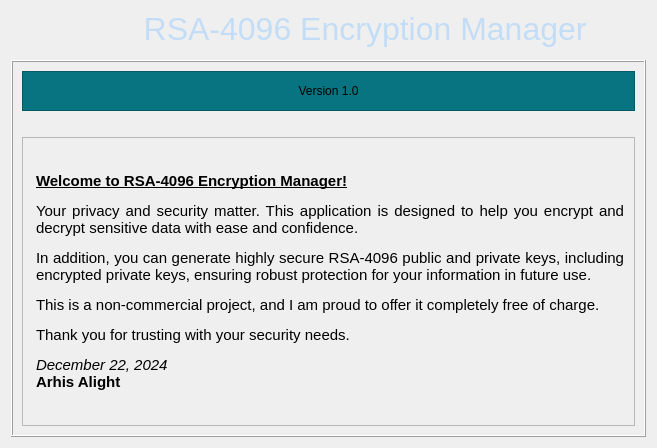
<?xml version="1.0" encoding="UTF-8"?>
<ui version="4.0">
 <class>About</class>
 <widget class="QWidget" name="About">
  <property name="geometry">
   <rect>
    <x>0</x>
    <y>0</y>
    <width>657</width>
    <height>448</height>
   </rect>
  </property>
  <property name="sizePolicy">
   <sizepolicy hsizetype="Fixed" vsizetype="Fixed">
    <horstretch>0</horstretch>
    <verstretch>0</verstretch>
   </sizepolicy>
  </property>
  <property name="minimumSize">
   <size>
    <width>657</width>
    <height>448</height>
   </size>
  </property>
  <property name="maximumSize">
   <size>
    <width>657</width>
    <height>448</height>
   </size>
  </property>
  <property name="windowTitle">
   <string>About</string>
  </property>
  <property name="windowIcon">
   <iconset resource="../icons.qrc">
    <normaloff>:/favicon/icons/maze.png</normaloff>:/favicon/icons/maze.png</iconset>
  </property>
  <layout class="QVBoxLayout" name="verticalLayout_2">
   <item>
    <layout class="QHBoxLayout" name="horizontalLayout">
     <item>
      <widget class="QLabel" name="label">
       <property name="maximumSize">
        <size>
         <width>100</width>
         <height>100</height>
        </size>
       </property>
       <property name="text">
        <string/>
       </property>
       <property name="pixmap">
        <pixmap resource="../icons.qrc">:/favicon/icons/maze.png</pixmap>
       </property>
       <property name="scaledContents">
        <bool>true</bool>
       </property>
       <property name="alignment">
        <set>Qt::AlignmentFlag::AlignCenter</set>
       </property>
      </widget>
     </item>
     <item>
      <widget class="QLabel" name="app_name_lb">
       <property name="styleSheet">
        <string notr="true">color: rgb(195, 221, 247);
font-size: 32px;</string>
       </property>
       <property name="text">
        <string>   RSA-4096 Encryption Manager</string>
       </property>
      </widget>
     </item>
    </layout>
   </item>
   <item>
    <spacer name="verticalSpacer">
     <property name="orientation">
      <enum>Qt::Orientation::Vertical</enum>
     </property>
     <property name="sizeType">
      <enum>QSizePolicy::Policy::Maximum</enum>
     </property>
     <property name="sizeHint" stdset="0">
      <size>
       <width>20</width>
       <height>7</height>
      </size>
     </property>
    </spacer>
   </item>
   <item>
    <widget class="QFrame" name="frame">
     <property name="frameShape">
      <enum>QFrame::Shape::Box</enum>
     </property>
     <property name="frameShadow">
      <enum>QFrame::Shadow::Raised</enum>
     </property>
     <layout class="QVBoxLayout" name="verticalLayout_3">
      <item>
       <widget class="QLabel" name="label_2">
        <property name="minimumSize">
         <size>
          <width>0</width>
          <height>40</height>
         </size>
        </property>
        <property name="styleSheet">
         <string notr="true">background-color: rgb(8, 115, 129);</string>
        </property>
        <property name="frameShape">
         <enum>QFrame::Shape::StyledPanel</enum>
        </property>
        <property name="frameShadow">
         <enum>QFrame::Shadow::Sunken</enum>
        </property>
        <property name="text">
         <string>Version 1.0</string>
        </property>
        <property name="alignment">
         <set>Qt::AlignmentFlag::AlignCenter</set>
        </property>
       </widget>
      </item>
      <item>
       <spacer name="verticalSpacer_2">
        <property name="orientation">
         <enum>Qt::Orientation::Vertical</enum>
        </property>
        <property name="sizeType">
         <enum>QSizePolicy::Policy::Maximum</enum>
        </property>
        <property name="sizeHint" stdset="0">
         <size>
          <width>20</width>
          <height>20</height>
         </size>
        </property>
       </spacer>
      </item>
      <item>
       <widget class="QLabel" name="label_3">
        <property name="sizePolicy">
         <sizepolicy hsizetype="Expanding" vsizetype="Expanding">
          <horstretch>0</horstretch>
          <verstretch>0</verstretch>
         </sizepolicy>
        </property>
        <property name="styleSheet">
         <string notr="true">padding: 10px;</string>
        </property>
        <property name="frameShape">
         <enum>QFrame::Shape::StyledPanel</enum>
        </property>
        <property name="text">
         <string>&lt;html&gt;&lt;head/&gt;&lt;body&gt;&lt;p&gt;&lt;span style=&quot; font-size:11pt; font-weight:700; text-decoration: underline;&quot;&gt;Welcome to RSA-4096 Encryption Manager!&lt;/span&gt;&lt;/p&gt;&lt;p align=&quot;justify&quot;&gt;&lt;span style=&quot; font-size:11pt;&quot;&gt;Your privacy and security matter. This application is designed to help you encrypt and decrypt sensitive data with ease and confidence.&lt;/span&gt;&lt;/p&gt;&lt;p align=&quot;justify&quot;&gt;&lt;span style=&quot; font-size:11pt;&quot;&gt;In addition, you can generate highly secure RSA-4096 public and private keys, including encrypted private keys, ensuring robust protection for your information in future use. &lt;/span&gt;&lt;/p&gt;&lt;p align=&quot;justify&quot;&gt;&lt;span style=&quot; font-size:11pt;&quot;&gt;This is a non-commercial project, and  I am proud to offer it completely free of charge.&lt;/span&gt;&lt;/p&gt;&lt;p align=&quot;justify&quot;&gt;&lt;span style=&quot; font-size:11pt;&quot;&gt;Thank you for trusting with your security needs.&lt;/span&gt;&lt;/p&gt;&lt;p align=&quot;justify&quot;&gt;&lt;span style=&quot; font-size:11pt; font-style:italic;&quot;&gt;December 22, 2024&lt;/span&gt;&lt;span style=&quot; font-size:11pt;&quot;&gt;&lt;br/&gt;&lt;/span&gt;&lt;span style=&quot; font-size:11pt; font-weight:700;&quot;&gt;Arhis Alight&lt;/span&gt;&lt;/p&gt;&lt;/body&gt;&lt;/html&gt;</string>
        </property>
        <property name="textFormat">
         <enum>Qt::TextFormat::RichText</enum>
        </property>
        <property name="scaledContents">
         <bool>false</bool>
        </property>
        <property name="wordWrap">
         <bool>true</bool>
        </property>
       </widget>
      </item>
     </layout>
    </widget>
   </item>
  </layout>
 </widget>
 <resources>
  <include location="../icons.qrc"/>
 </resources>
 <connections/>
</ui>
